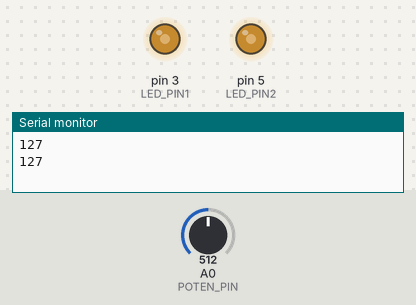
Simulated run of this sketch. Board: Arduino Uno, built with avr-gcc and run on an emulated ATmega328P. On the bench: output pins drawn as LEDs (lit = HIGH), the last lines printed to the serial monitor. The test bench sets the inputs (shaded band); at power-on: A0 (POTEN_PIN) = 512.

Above: at 1.8 s.
1.9 s: A0 (POTEN_PIN) set to 716
At 2.9 s:
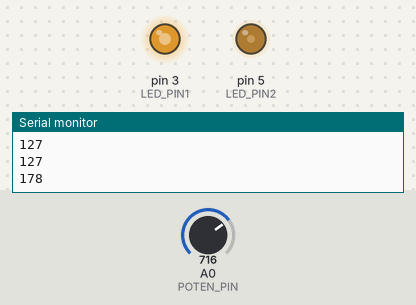
3.5 s: A0 (POTEN_PIN) set to 900
At 4.5 s:
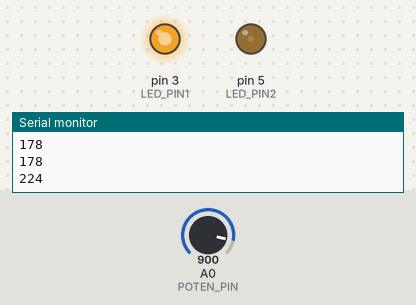
5.5 s: A0 (POTEN_PIN) set to 1023
At 7.2 s:
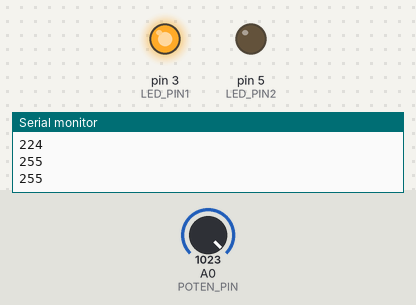
7.5 s: A0 (POTEN_PIN) set to 306
At 8.7 s:
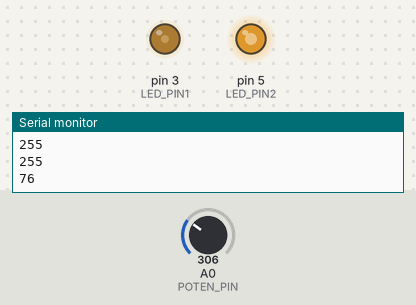
9.5 s: A0 (POTEN_PIN) set to 122
At 10.3 s:
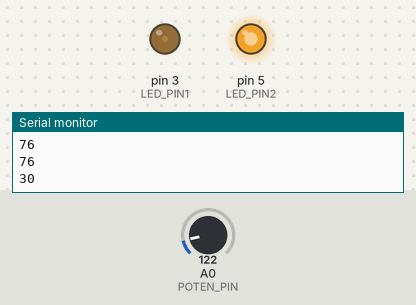
11.5 s: A0 (POTEN_PIN) set to 511
At 13.0 s:
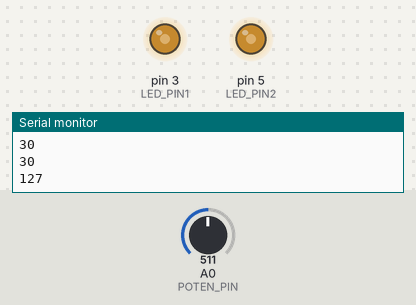
Timing chart, 0 to 14.5 s (numbered marks = the images above; inputs shaded):
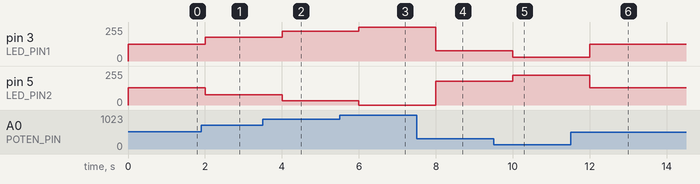

The sketch:

golden_bell_C16-1.ino
```cpp
int POTEN_PIN = A0;
int LED_PIN1 = 3;
int LED_PIN2 = 5;


void setup() {
  pinMode(LED_PIN1, OUTPUT);
  pinMode(LED_PIN2, OUTPUT);
Serial.begin(9600);

}


void loop() {

int readVal= analogRead(POTEN_PIN);
readVal = map(readVal, 0, 1023, 0, 255);


analogWrite(LED_PIN1,readVal); //0~255~0 256
analogWrite(LED_PIN2,255-readVal); // 255~0~255
Serial.println(readVal);
delay(1000);
}

/*int out= readVal ;

if(readVal>127.5)
{
  out=255-readVal;
}
analogWrite(LED_PIN1,out); //0~255~0 256
analogWrite(LED_PIN2,255-out); // 255~0~255
Serial.println(readVal);
delay(1000);
}
*/
```

Measured:
- after the input at 1.9 s, pin 3 (LED_PIN1): 127/255 → 178/255 after 0.10 s; pin 5 (LED_PIN2): 128/255 → 77/255 after 0.10 s
- after the input at 3.5 s, pin 3 (LED_PIN1): 178/255 → 224/255 after 0.50 s; pin 5 (LED_PIN2): 77/255 → 31/255 after 0.50 s
- after the input at 5.5 s, pin 3 (LED_PIN1): 224/255 → 255/255 after 0.50 s; pin 5 (LED_PIN2): 31/255 → 0/255 after 0.50 s
- after the input at 7.5 s, pin 3 (LED_PIN1): 255/255 → 76/255 after 0.50 s; pin 5 (LED_PIN2): 0/255 → 179/255 after 0.50 s
- after the input at 9.5 s, pin 3 (LED_PIN1): 76/255 → 30/255 after 0.50 s; pin 5 (LED_PIN2): 179/255 → 225/255 after 0.50 s
- after the input at 11.5 s, pin 3 (LED_PIN1): 30/255 → 127/255 after 0.50 s; pin 5 (LED_PIN2): 225/255 → 128/255 after 0.50 s
